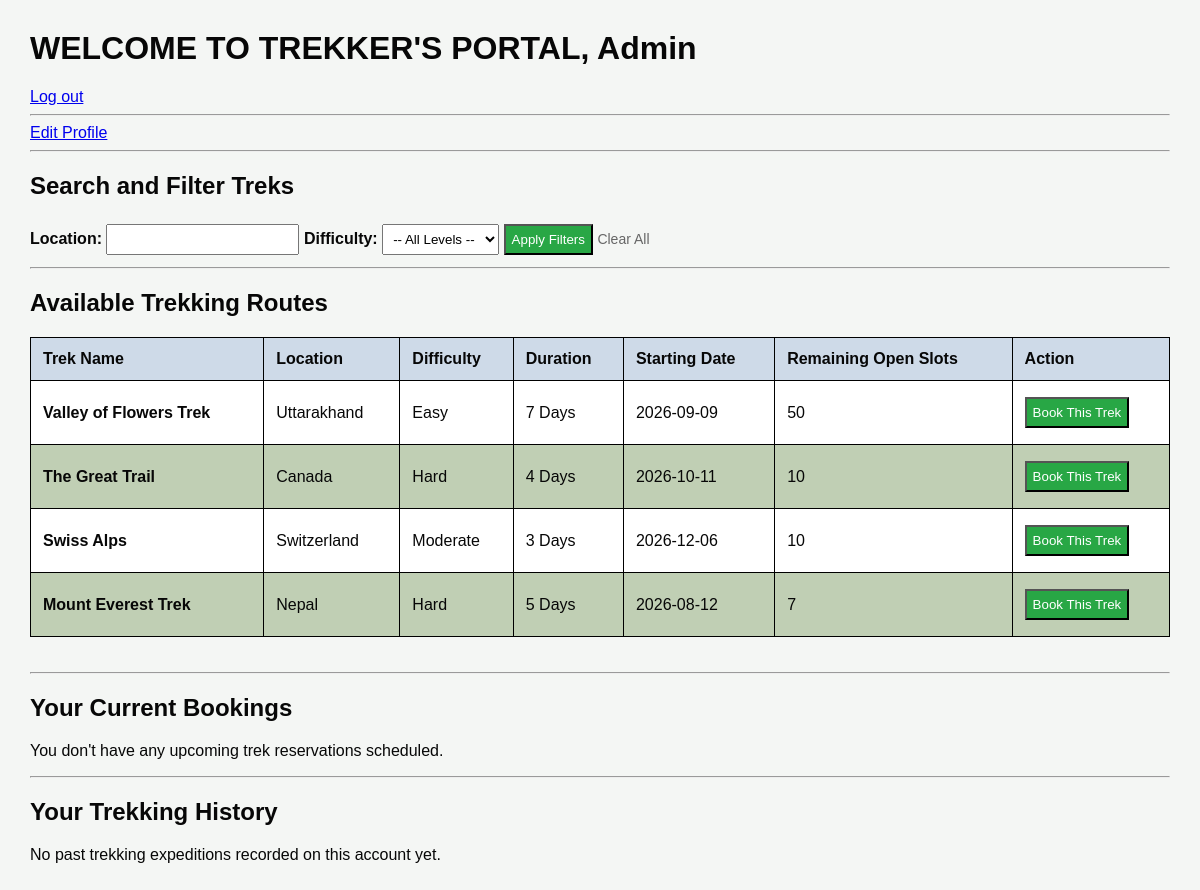
The page /trekker (signed in) on the database its author committed.
### model.py (models this page shows)
class treks(db.Model):
    __tablename__ = 'treks'
    id = db.Column(db.Integer, primary_key = True, autoincrement = True)
    name = db.Column(db.String, unique = True, nullable = False)
    location = db.Column(db.String, nullable = False, default = 'Unknown')
    difficulty = db.Column(db.String, nullable = False)
    duration = db.Column(db.Integer, nullable=False, default=1)
    available_slot = db.Column(db.Integer, nullable=False)
    status = db.Column(db.String, default='open')
    start_date = db.Column(db.String, nullable=False)
    end_date = db.Column(db.String, nullable=True)
    staff_id = db.Column(db.Integer, db.ForeignKey('users.id'), nullable=True)

### main.py (the view, shortened to what this page needs)
@app.route('/trekker', methods=['GET','POST'])
def trekker():
    if 'user_id' not in session:
        return redirect(url_for('home'))
    current_user_id = session['user_id']
    search_loc = request.args.get('location', '').strip()
    filter_diff = request.args.get('difficulty', '').strip()
    all_open = treks.query.filter_by(status='open').all()
    today_str = datetime.now().strftime('%Y-%m-%d')
    open_itineraries = [t for t in all_open if t.start_date >= today_str]
    if search_loc:
        open_itineraries = [t for t in open_itineraries if search_loc.lower() in t.location.lower()]
    if filter_diff:
        open_itineraries = [t for t in open_itineraries if filter_diff.lower() == t.difficulty.lower()]
    user_bookings = bookings.query.filter_by(user_id=current_user_id).all()
    active_bookings_data = []
    past_history_data = []
    booked_trek_ids = []
    return rt('trekker.html',
               available_treks=open_itineraries,
               booked_ids=booked_trek_ids,
               current_bookings=active_bookings_data,
               history=past_history_data,
               sel_loc=search_loc,
               sel_diff=filter_diff)

### templates/trekker.html (shortened to what this page needs)
<!DOCTYPE html>
<html lang="en">
<head>
</head>
<body>
    <h1>WELCOME TO TREKKER'S PORTAL, {{ session['user_name'] }}</h1>
    <a href="/logout">Log out</a><hr>
    <a href="/edit_profile">Edit Profile</a><hr>
    <h2>Search and Filter Treks</h2>
    <div class="filter-bar">
        <form method="GET" action="/trekker">
            <label><strong>Location:</strong></label>
            <input type="text" name="location" value="{{ sel_loc }}">
            <label><strong>Difficulty:</strong></label>
            <select name="difficulty">
                <option value="">-- All Levels --</option>
            </select>
            <button type="submit" style="background-color: #28a745; color: white; cursor: pointer;" >Apply Filters</button>
            <a href="/trekker" style="text-decoration: none; font-size: 14px; color: #666;">Clear All</a>
        </form>
    </div><hr>
    <h2>Available Trekking Routes</h2>
    {% if available_treks %}
    <table>
        <thead>
            <tr>
                <th>Trek Name</th><th>Location</th><th>Difficulty</th>
                <th>Duration</th><th>Starting Date</th>
                <th>Remaining Open Slots</th><th>Action</th>
            </tr>
        </thead>
        <tbody>
            {% for trek in available_treks %}
            <tr>
                <td><strong>{{ trek.name }}</strong></td>
                <td>{{ trek.location }}</td>
                <td>{{ trek.difficulty }}</td>
                <td>{{ trek.duration }} Days</td>
                <td>{{ trek.start_date }}</td>
                <td>{{ trek.available_slot }}</td>
                <td>
                    <form action="/book_trek" method="POST">
                        {% if trek.id in booked_ids %}
                            <button type="button" disabled>Already Booked</button>
                        {% elif trek.available_slot <= 0 %}
                            <button type="button" disabled>Sold Out</button>
                        {% else %}
                            <button type="submit" style="background-color: #28a745; color: white; cursor: pointer;">Book This Trek</button>
                        {% endif %}
                    </form>
                </td>
            </tr>
            {% endfor %}
        </tbody>
    </table>
    {% else %}
        <p>No open trekking itineraries match your search filters at this time.</p>
    {% endif %}
    <hr>
    <h2>Your Current Bookings</h2>
    {% if current_bookings %}
    <table>
        <thead>
            <tr>
                <th>Registered Trek Itinerary</th>
                <th>Departure Date</th>
                <th>Trek Status</th>
                <th>Booking Status</th>
            </tr>
        </thead>
        <tbody>
            {% for trip in current_bookings %}
            <tr>
                <td><strong>{{ trip.name }}</strong> ({{ trip.location }})</td>
                <td>{{ trip.start_date }}</td>
                <td style="text-transform: capitalize; font-weight: bold; color: #0f07ff;">{{ trip.trek_status }}</td>
                <td><span style="color: #28a745; font-weight: bold; text-transform: uppercase;">{{ trip.booking_status }}</span></td>
            </tr>
            {% endfor %}
        </tbody>
    </table>
    {% else %}
        <p>You don't have any upcoming trek reservations scheduled.</p>
    {% endif %}
    <hr>
    <h2>Your Trekking History</h2>
    {% if history %}
    <table>
        <thead>
            <tr>
                <th>Past Trek Destination</th>
                <th>Location</th>
                <th>Timeline</th>
                <th>Journey Outcome</th>
            </tr>
        </thead>
        <tbody>
            {% for past_trip in history %}
            <tr>
                <td><strong>{{ past_trip.name }}</strong></td>
                <td>{{ past_trip.location }}</td>
                <td>{{ past_trip.start_date }} to {{ past_trip.end_date }}</td>
                <td><span style="background-color: #6c757d; color: white; padding: 4px 8px; border-radius: 4px; font-size: 12px; font-weight: bold; text-transform: uppercase;">Completed Adventure</span></td>
            </tr>
            {% endfor %}
        </tbody>
    </table>
    {% else %}
        <p>No past trekking expeditions recorded on this account yet.</p>
    {% endif %}
</body>
</html>

### templates/trekker.html (style rules this page uses)
body { font-family: Arial, sans-serif; margin: 30px; background-color: #F4F6F4; color: #070707; }
table { width: 100%; border-collapse: collapse; margin-top: 15px; margin-bottom: 35px; background-color: #ecd2ce; }
th, td { border: 1px solid #000000; padding: 12px; text-align: left; vertical-align: middle; }
th { background-color: #cedae8; font-weight: bold; }
tr:nth-child(even) { background-color: #c0cfb4; }
tr:nth-child(odd) { background-color: #FFFFFF; }
input, select, button { padding: 6px; margin-right: 10px; margin: 4px 0; }
button { cursor: pointer; }

### rows shown on the page
treks: name "Valley of Flowers Trek", location "Uttarakhand", difficulty "Easy", duration "7", start_date "2026-09-09", available_slot "50", shows "Book This Trek"
treks: name "The Great Trail", location "Canada", difficulty "Hard", duration "4", start_date "2026-10-11", available_slot "10", shows "Book This Trek"
treks: name "Swiss Alps", location "Switzerland", difficulty "Moderate", duration "3", start_date "2026-12-06", available_slot "10", shows "Book This Trek"
treks: name "Mount Everest Trek", location "Nepal", difficulty "Hard", duration "5", start_date "2026-08-12", available_slot "7", shows "Book This Trek"

### other values the page prints
{{ session['user_name'] }} "Admin"
